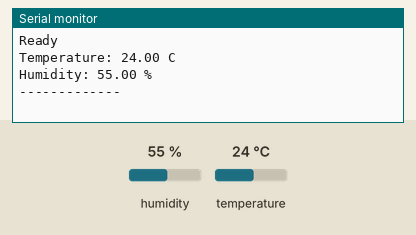
Simulated run of this program. Board: ESP32. Shown: the last lines printed to the serial monitor. Inputs (shaded band) come from the test bench; at power-on: humidity 55 %, temperature 24 °C.

Above: at 2.2 s.
2.3 s: humidity set to 22 %
4.3 s: temperature set to 12 °C
At 6.2 s:
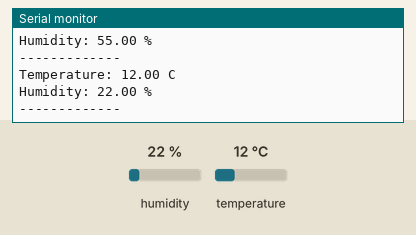
6.3 s: humidity set to 40 %
At 12.2 s:
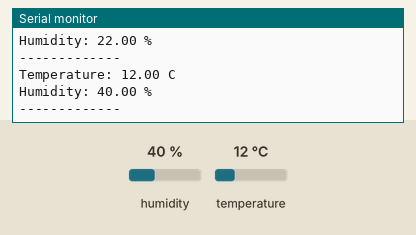

Measured:
- after the input at 4.3 s, the serial monitor: prints a new line after 1.7 s (image 1)
- after the input at 6.3 s, the serial monitor: prints a new line after 4.8 s (image 2)

The program:

main.cpp
```cpp
#include <Arduino.h>
#include <DHT20.h>

#define tmpPIN 12
DHT20 DHT;

void readTempTMP();

void setup()
{
  DHT.begin();
  Serial.begin(115200);

  Wire.begin();
  DHT.begin();    //  ESP32 default pins 21 22

  delay(1000);
  // pinMode(tmpPIN, )
  Serial.println("Ready");
}

void loop()
{
  int status = DHT.read();
  float temp = DHT.getTemperature();
  float hum = DHT.getHumidity();
  Serial.print("Temperature: ");
  Serial.print(temp);
  Serial.println(" C");
  Serial.print("Humidity: ");
  Serial.print(hum);
  Serial.println(" %");
  // Serial.println("Other sensor:");
  // readTempTMP();

  // switch (status)
  //   {
  //     case DHT20_OK:
  //       Serial.print("OK");
  //       break;
  //     case DHT20_ERROR_CHECKSUM:
  //       Serial.print("Checksum error");
  //       break;
  //     case DHT20_ERROR_CONNECT:
  //       Serial.print("Connect error");
  //       break;
  //     case DHT20_MISSING_BYTES:
  //       Serial.print("Missing bytes");
  //       break;
  //     case DHT20_ERROR_BYTES_ALL_ZERO:
  //       Serial.print("All bytes read zero");
  //       break;
  //     case DHT20_ERROR_READ_TIMEOUT:
  //       Serial.print("Read time out");
  //       break;
  //     case DHT20_ERROR_LASTREAD:
  //       Serial.print("Error read too fast");
  //       break;
  //     default:
  //       Serial.print("Unknown error");
  //       break;
  //   }

  Serial.print("\n-------------\n\n");
  delay(5000);
}

void readTempTMP()
{
  int reading = analogRead(tmpPIN);
  Serial.print("Analog read: ");
  Serial.println(reading);


  // Convert that reading into voltage
  float voltage = reading * (5 / 4095.0);

  // Convert the voltage into the temperature in Celsius
  float temperatureC = (voltage - 0.5) * 100;

  // Print the temperature in Celsius
  Serial.print("Temperature: ");
  Serial.print(temperatureC);
  Serial.print("\xC2\xB0"); // shows degree symbol
  Serial.println("C");
}
```
